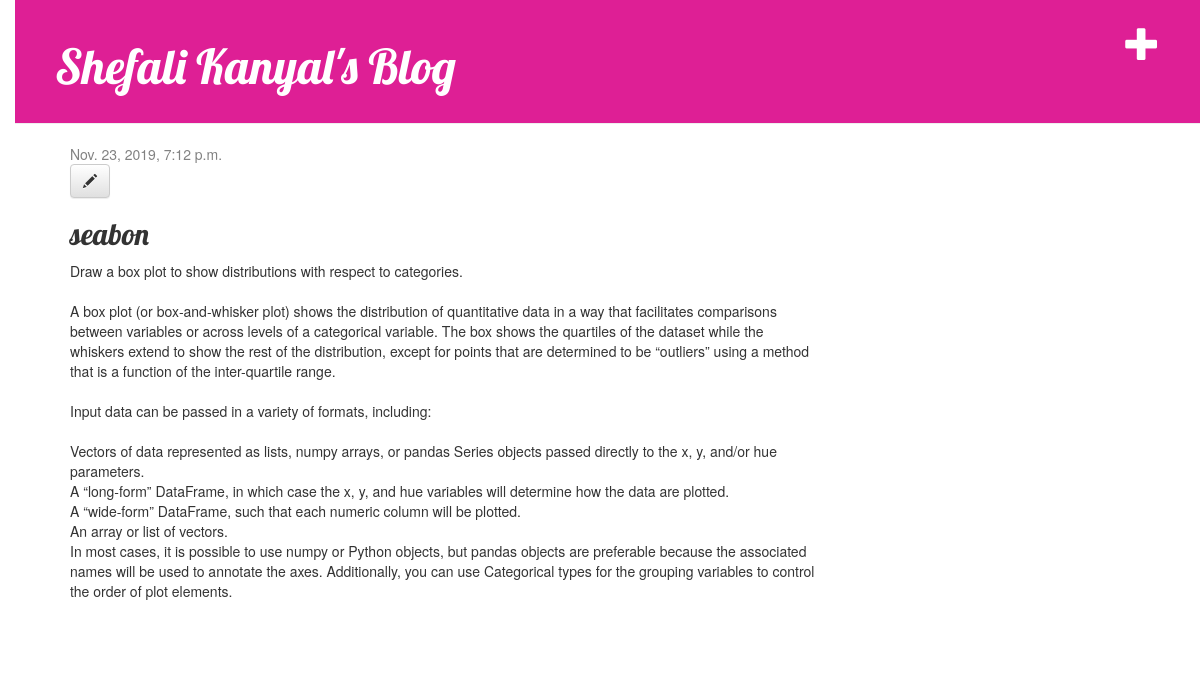
Page /post/2/ (signed in) on the committed database.
### blog/models.py (models this page shows, shortened)
class Post(models.Model):
    author = models.ForeignKey(settings.AUTH_USER_MODEL, on_delete=models.CASCADE)
    title = models.CharField(max_length=200)
    text = models.TextField()
    created_date = models.DateTimeField(default=timezone.now)
    published_date = models.DateTimeField(blank=True, null=True)

### blog/views.py (the view)
# urls.py: path('post/<int:pk>/', views.post_detail, name='post_detail'),
def post_detail(request, pk):
    post = get_object_or_404(Post, pk=pk)
    return render(request, 'blog/post_detail.html', {'post': post})

### blog/templates/blog/post_detail.html
{% extends 'blog/base.html' %}
{% block content %}
    <div class="post">
        {% if post.published_date %}
            <div class="date">
                {{ post.published_date }}
            </div>
        {% endif %}
        {% if user.is_authenticated %}
     <a class="btn btn-default" href="{% url 'post_edit' pk=post.pk %}"><span class="glyphicon glyphicon-pencil"></span></a>
		{% endif %}
        <h2>{{ post.title }}</h2>
        <p>{{ post.text|linebreaksbr }}</p>
    </div>
{% endblock %}

### blog/static/css/blog.css (style rules this page uses)
body { padding-left: 15px; }
h1, h2, h3, h4 { font-family: 'Lobster', cursive; }
.date { color: #828282; }
.post { margin-bottom: 70px; }

### rows in the picture
Post: published_date "Nov. 23, 2019, 7:12 p.m.", title "seabon", text "Draw a box plot to show distributions with respect to categories. A box plot (or box-and-whisker plot) shows the distribution of quantitative data in a way that facilitates comparisons between variables or across levels of a categorical variable. The box shows the quartiles of the dataset while the whiskers extend to show the rest of the distribution, except for points that are determined to be “outliers” using a method that is a function of the inter-quartile range. Input data can be passed in a variety of formats, including: Vectors of data represented as lists, numpy arrays, or pandas Series objects passed directly to the x, y, and/or hue parameters. A “long-form” DataFrame, in which…"
